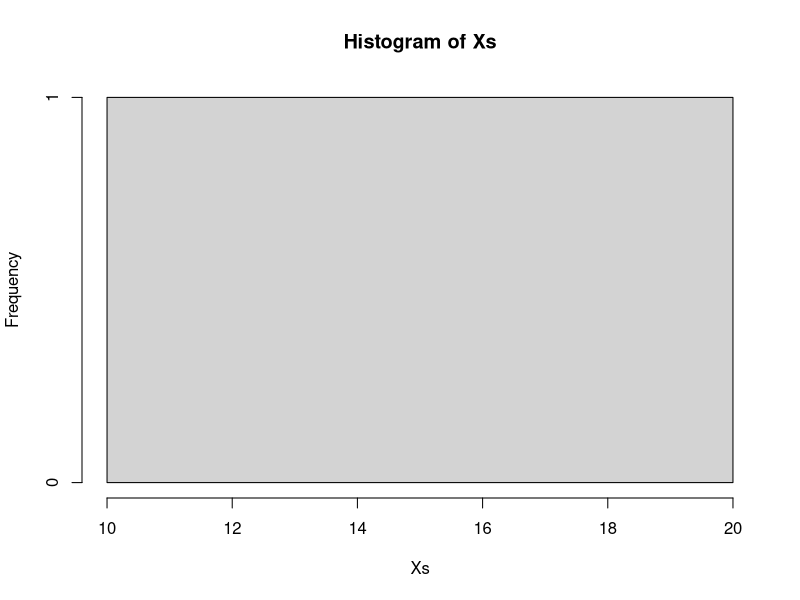

Reproduce this figure in R.
##########################
# TRUE AND OBSERVED SCORES
##########################
# author: Giorgio Arcara
# ver: 13/10/2023

#################
# DESCRIPTION
###################
# this is a short script to simulate some properties of True and Observed scores
# under assumptions of classical test theory


# X = observed score
# T = True score
# E = error

# E = N(0, sd) # error is distributed "by definition" as a normal variable with 0 mean and a given standard deviation sd

##########################
## simulation paramters
#########################
T = 20 # true score
E.sd = 10 # Error  (sd)
n.obs = 1 # number of observations

# data simulation
Xs = NULL
for (iE in 1:n.obs){
  E = rnorm(1, mean = 0, sd = E.sd)
  Xs[iE] = T + E
}

mean(Xs) # calculate mean of Observed scores
hist(Xs) # histogram of observed scores
